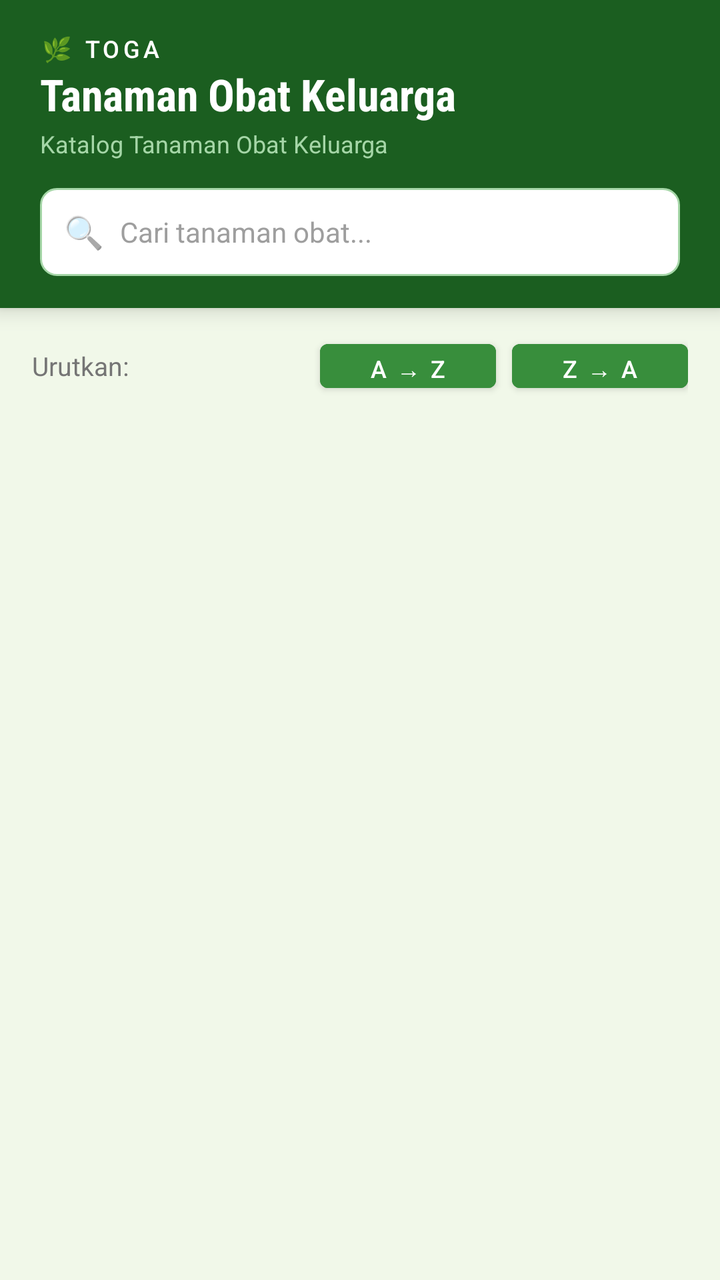
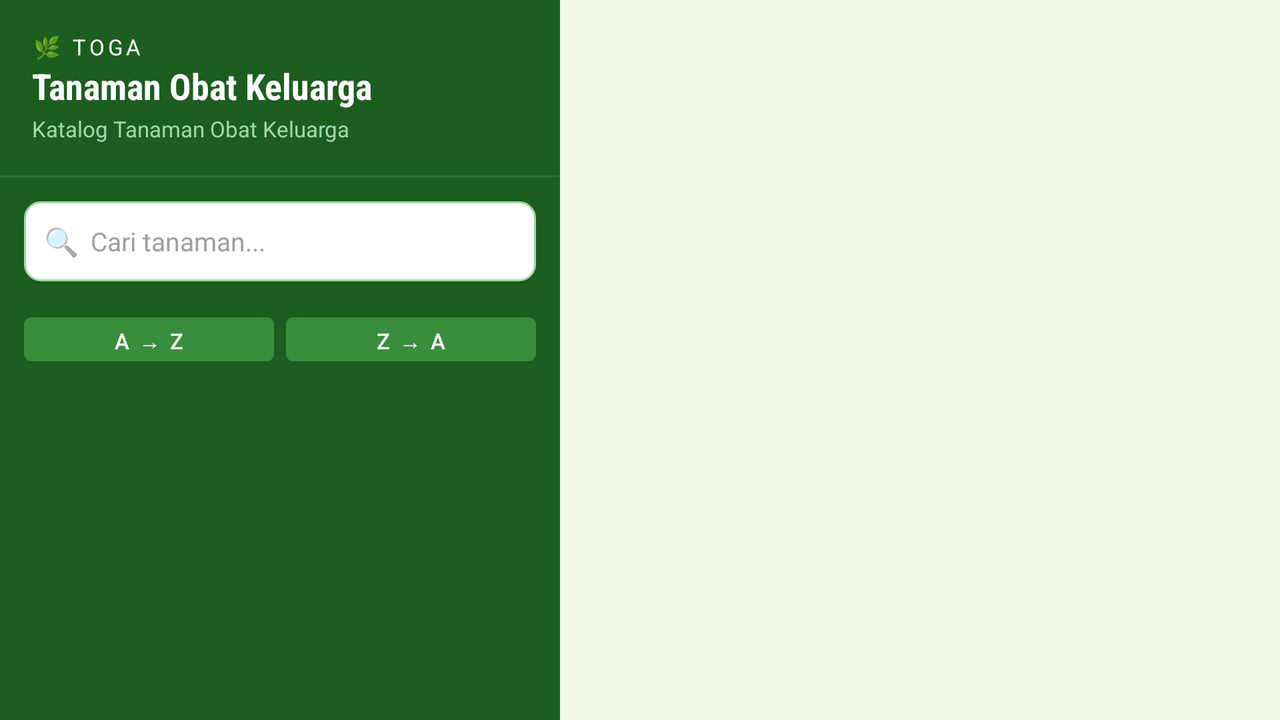

One screen, two layout resources from the same app: the default and the repository's alternative for another configuration. Each is rendered where Android would select it; the XML of both is given below.
<!-- AndroidManifest.xml: activity theme Theme.TOGA -->
<!-- res/layout/activity_main.xml -->
<?xml version="1.0" encoding="utf-8"?>
<LinearLayout xmlns:android="http://schemas.android.com/apk/res/android"
    xmlns:app="http://schemas.android.com/apk/res-auto"
    android:layout_width="match_parent"
    android:layout_height="match_parent"
    android:id="@+id/rootLayout"
    android:orientation="vertical"
    android:background="@color/green_dark">

    <LinearLayout
        android:layout_width="match_parent"
        android:layout_height="wrap_content"
        android:orientation="vertical"
        android:background="@color/green_dark"
        android:paddingTop="16dp"
        android:paddingBottom="16dp"
        android:paddingStart="20dp"
        android:paddingEnd="20dp"
        android:elevation="6dp">

        <TextView
            android:layout_width="wrap_content"
            android:layout_height="wrap_content"
            android:text="@string/header_title"
            android:textColor="@color/white"
            android:textSize="12sp"
            android:letterSpacing="0.15"
            android:fontFamily="sans-serif-medium" />

        <TextView
            android:layout_width="wrap_content"
            android:layout_height="wrap_content"
            android:text="@string/app_tagline"
            android:textColor="@color/white"
            android:textSize="22sp"
            android:textStyle="bold"
            android:fontFamily="sans-serif-condensed" />

        <TextView
            android:layout_width="wrap_content"
            android:layout_height="wrap_content"
            android:text="@string/jumlah_tanaman"
            android:textColor="@color/green_light"
            android:textSize="12sp"
            android:layout_marginTop="2dp" />

        <LinearLayout
            android:layout_width="match_parent"
            android:layout_height="44dp"
            android:layout_marginTop="14dp"
            android:background="@drawable/bg_search"
            android:orientation="horizontal"
            android:gravity="center_vertical"
            android:paddingStart="12dp"
            android:paddingEnd="12dp">

            <TextView
                android:layout_width="wrap_content"
                android:layout_height="wrap_content"
                android:text="🔍"
                android:textSize="16sp" />

            <EditText
                android:id="@+id/etCari"
                android:layout_width="0dp"
                android:layout_height="match_parent"
                android:layout_weight="1"
                android:background="@null"
                android:hint="@string/hint_cari"
                android:textColorHint="@color/hint_color"
                android:textColor="@color/text_dark"
                android:textSize="14sp"
                android:paddingStart="8dp"
                android:inputType="text"
                android:imeOptions="actionSearch"
                android:singleLine="true" />

        </LinearLayout>
    </LinearLayout>

    <LinearLayout
        android:layout_width="match_parent"
        android:layout_height="wrap_content"
        android:orientation="horizontal"
        android:background="@color/bg_primary"
        android:paddingStart="16dp"
        android:paddingEnd="16dp"
        android:paddingTop="12dp"
        android:paddingBottom="8dp"
        android:gravity="center_vertical">

        <TextView
            android:layout_width="0dp"
            android:layout_height="wrap_content"
            android:layout_weight="1"
            android:text="@string/sort_label"
            android:textColor="@color/text_secondary"
            android:textSize="13sp" />

        <Button
            android:id="@+id/btnSortAZ"
            android:layout_width="wrap_content"
            android:layout_height="34dp"
            android:text="@string/btn_sort_az"
            android:textSize="12sp"
            android:paddingStart="12dp"
            android:paddingEnd="12dp"
            android:backgroundTint="@color/green_medium"
            android:textColor="@color/white"
            android:layout_marginEnd="8dp"
            style="@style/Widget.MaterialComponents.Button" />

        <Button
            android:id="@+id/btnSortZA"
            android:layout_width="wrap_content"
            android:layout_height="34dp"
            android:text="@string/btn_sort_za"
            android:textSize="12sp"
            android:paddingStart="12dp"
            android:paddingEnd="12dp"
            android:backgroundTint="@color/green_medium"
            android:textColor="@color/white"
            style="@style/Widget.MaterialComponents.Button" />

    </LinearLayout>

    <androidx.recyclerview.widget.RecyclerView
        android:id="@+id/rvTanaman"
        android:layout_width="match_parent"
        android:layout_height="0dp"
        android:layout_weight="1"
        android:background="@color/bg_primary"
        android:paddingStart="12dp"
        android:paddingEnd="12dp"
        android:paddingBottom="12dp"
        android:clipToPadding="false"
        android:scrollbars="vertical" />

    <LinearLayout
        android:id="@+id/layoutNotFound"
        android:layout_width="match_parent"
        android:layout_height="0dp"
        android:layout_weight="1"
        android:orientation="vertical"
        android:background="@color/bg_primary"
        android:gravity="center"
        android:visibility="gone">

        <TextView
            android:layout_width="wrap_content"
            android:layout_height="wrap_content"
            android:text="🌿"
            android:textSize="48sp" />

        <TextView
            android:layout_width="wrap_content"
            android:layout_height="wrap_content"
            android:text="@string/empty_state_message"
            android:textColor="@color/text_secondary"
            android:textSize="14sp"
            android:textStyle="italic"
            android:layout_marginTop="8dp"
            android:gravity="center"
            android:paddingStart="32dp"
            android:paddingEnd="32dp" />

    </LinearLayout>

</LinearLayout>
<!-- resources referenced by this layout -->
<resources>
  <color name="bg_primary">#F1F8E9</color>
  <color name="green_dark">#1B5E20</color>
  <color name="green_light">#A5D6A7</color>
  <color name="green_medium">#388E3C</color>
  <color name="hint_color">#9E9E9E</color>
  <color name="text_dark">#212121</color>
  <color name="text_secondary">#757575</color>
  <color name="white">#FFFFFF</color>
  <!-- drawable bg_search (drawable) -->
  <?xml version="1.0" encoding="utf-8"?>
  <shape xmlns:android="http://schemas.android.com/apk/res/android"
      android:shape="rectangle">
      <solid android:color="@color/white" />
      <corners android:radius="8dp" />
      <stroke
          android:width="1dp"
          android:color="@color/green_light" />
  </shape>
  <string name="app_tagline">Tanaman Obat Keluarga</string>
  <string name="btn_sort_az">A → Z</string>
  <string name="btn_sort_za">Z → A</string>
  <string name="empty_state_message">Tanaman obat keluarga tidak ditemukan</string>
  <string name="header_title">🌿 TOGA</string>
  <string name="hint_cari">Cari tanaman obat...</string>
  <string name="jumlah_tanaman">Katalog Tanaman Obat Keluarga</string>
  <string name="sort_label">Urutkan:</string>
  <style name="Theme.TOGA" parent="Theme.MaterialComponents.DayNight.DarkActionBar">
          <item name="colorPrimary">@color/green_dark</item>
          <item name="colorPrimaryVariant">@color/green_medium</item>
          <item name="colorOnPrimary">@color/white</item>
          <item name="colorSecondary">@color/green_accent</item>
          <item name="colorSecondaryVariant">@color/green_light</item>
          <item name="colorOnSecondary">@color/white</item>
          <item name="android:statusBarColor" tools:targetApi="l">@color/green_dark</item>
          <item name="android:windowLightStatusBar" tools:targetApi="m">false</item>
  
          <item name="windowActionBar">false</item>
          <item name="windowNoTitle">true</item>
      </style>
  <color name="green_accent">#66BB6A</color>
</resources>
<!-- res/layout-land/activity_main.xml (the repository's variant of the layout above) -->
<!-- drawn on the phone turned sideways -->
<?xml version="1.0" encoding="utf-8"?>
<LinearLayout xmlns:android="http://schemas.android.com/apk/res/android"
    android:layout_width="match_parent"
    android:layout_height="match_parent"
    android:id="@+id/rootLayout"
    android:orientation="horizontal"
    android:background="@color/green_dark">

    <LinearLayout
        android:layout_width="280dp"
        android:layout_height="match_parent"
        android:orientation="vertical"
        android:background="@color/green_dark">

        <LinearLayout
            android:layout_width="match_parent"
            android:layout_height="wrap_content"
            android:orientation="vertical"
            android:padding="16dp">

            <TextView
                android:layout_width="wrap_content"
                android:layout_height="wrap_content"
                android:text="@string/header_title"
                android:textColor="@color/white"
                android:textSize="11sp"
                android:letterSpacing="0.15" />

            <TextView
                android:layout_width="wrap_content"
                android:layout_height="wrap_content"
                android:text="@string/app_tagline"
                android:textColor="@color/white"
                android:textSize="18sp"
                android:textStyle="bold"
                android:fontFamily="sans-serif-condensed" />

            <TextView
                android:layout_width="wrap_content"
                android:layout_height="wrap_content"
                android:text="@string/jumlah_tanaman"
                android:textColor="@color/green_light"
                android:textSize="11sp"
                android:layout_marginTop="2dp" />
        </LinearLayout>

        <View
            android:layout_width="match_parent"
            android:layout_height="1dp"
            android:background="@color/green_medium"
            android:alpha="0.4" />

        <LinearLayout
            android:layout_width="match_parent"
            android:layout_height="wrap_content"
            android:padding="12dp">

            <LinearLayout
                android:layout_width="match_parent"
                android:layout_height="40dp"
                android:background="@drawable/bg_search"
                android:orientation="horizontal"
                android:gravity="center_vertical"
                android:paddingStart="10dp"
                android:paddingEnd="10dp">

                <TextView
                    android:layout_width="wrap_content"
                    android:layout_height="wrap_content"
                    android:text="🔍"
                    android:textSize="14sp" />

                <EditText
                    android:id="@+id/etCari"
                    android:layout_width="0dp"
                    android:layout_height="match_parent"
                    android:layout_weight="1"
                    android:background="@null"
                    android:hint="Cari tanaman..."
                    android:textColorHint="@color/hint_color"
                    android:textColor="@color/text_dark"
                    android:textSize="13sp"
                    android:paddingStart="6dp"
                    android:inputType="text"
                    android:singleLine="true" />

            </LinearLayout>
        </LinearLayout>

        <LinearLayout
            android:layout_width="match_parent"
            android:layout_height="wrap_content"
            android:orientation="horizontal"
            android:paddingStart="12dp"
            android:paddingEnd="12dp"
            android:paddingBottom="12dp">

            <Button
                android:id="@+id/btnSortAZ"
                android:layout_width="0dp"
                android:layout_height="34dp"
                android:layout_weight="1"
                android:text="@string/btn_sort_az"
                android:textSize="11sp"
                android:backgroundTint="@color/green_medium"
                android:textColor="@color/white"
                android:layout_marginEnd="6dp"
                style="@style/Widget.MaterialComponents.Button" />

            <Button
                android:id="@+id/btnSortZA"
                android:layout_width="0dp"
                android:layout_height="34dp"
                android:layout_weight="1"
                android:text="@string/btn_sort_za"
                android:textSize="11sp"
                android:backgroundTint="@color/green_medium"
                android:textColor="@color/white"
                style="@style/Widget.MaterialComponents.Button" />

        </LinearLayout>

    </LinearLayout>

    <androidx.recyclerview.widget.RecyclerView
        android:id="@+id/rvTanaman"
        android:layout_width="0dp"
        android:layout_height="match_parent"
        android:layout_weight="1"
        android:paddingStart="8dp"
        android:paddingEnd="8dp"
        android:paddingTop="8dp"
        android:paddingBottom="8dp"
        android:clipToPadding="false"
        android:scrollbars="vertical"
        android:background="@color/bg_primary" />

    <LinearLayout
        android:id="@+id/layoutNotFound"
        android:layout_width="0dp"
        android:layout_height="match_parent"
        android:layout_weight="1"
        android:orientation="vertical"
        android:gravity="center"
        android:background="@color/bg_primary"
        android:visibility="gone">

        <TextView
            android:layout_width="wrap_content"
            android:layout_height="wrap_content"
            android:text="🌿"
            android:textSize="48sp" />

        <TextView
            android:layout_width="wrap_content"
            android:layout_height="wrap_content"
            android:text="@string/empty_state_message"
            android:textColor="@color/text_secondary"
            android:textSize="14sp"
            android:textStyle="italic"
            android:layout_marginTop="8dp"
            android:gravity="center"
            android:paddingStart="32dp"
            android:paddingEnd="32dp" />

    </LinearLayout>

</LinearLayout>
<!-- resources referenced by the variant -->
<!-- as the phone turned sideways resolves them -->
<resources>
  <color name="bg_primary">#F1F8E9</color>
  <color name="green_dark">#1B5E20</color>
  <color name="green_light">#A5D6A7</color>
  <color name="green_medium">#388E3C</color>
  <color name="hint_color">#9E9E9E</color>
  <color name="text_dark">#212121</color>
  <color name="text_secondary">#757575</color>
  <color name="white">#FFFFFF</color>
  <!-- drawable bg_search (drawable) -->
  <?xml version="1.0" encoding="utf-8"?>
  <shape xmlns:android="http://schemas.android.com/apk/res/android"
      android:shape="rectangle">
      <solid android:color="@color/white" />
      <corners android:radius="8dp" />
      <stroke
          android:width="1dp"
          android:color="@color/green_light" />
  </shape>
  <string name="app_tagline">Tanaman Obat Keluarga</string>
  <string name="btn_sort_az">A → Z</string>
  <string name="btn_sort_za">Z → A</string>
  <string name="empty_state_message">Tanaman obat keluarga tidak ditemukan</string>
  <string name="header_title">🌿 TOGA</string>
  <string name="jumlah_tanaman">Katalog Tanaman Obat Keluarga</string>
  <style name="Theme.TOGA" parent="Theme.MaterialComponents.DayNight.DarkActionBar">
          <item name="colorPrimary">@color/green_dark</item>
          <item name="colorPrimaryVariant">@color/green_medium</item>
          <item name="colorOnPrimary">@color/white</item>
          <item name="colorSecondary">@color/green_accent</item>
          <item name="colorSecondaryVariant">@color/green_light</item>
          <item name="colorOnSecondary">@color/white</item>
          <item name="android:statusBarColor" tools:targetApi="l">@color/green_dark</item>
          <item name="android:windowLightStatusBar" tools:targetApi="m">false</item>
  
          <item name="windowActionBar">false</item>
          <item name="windowNoTitle">true</item>
      </style>
  <color name="green_accent">#66BB6A</color>
</resources>
